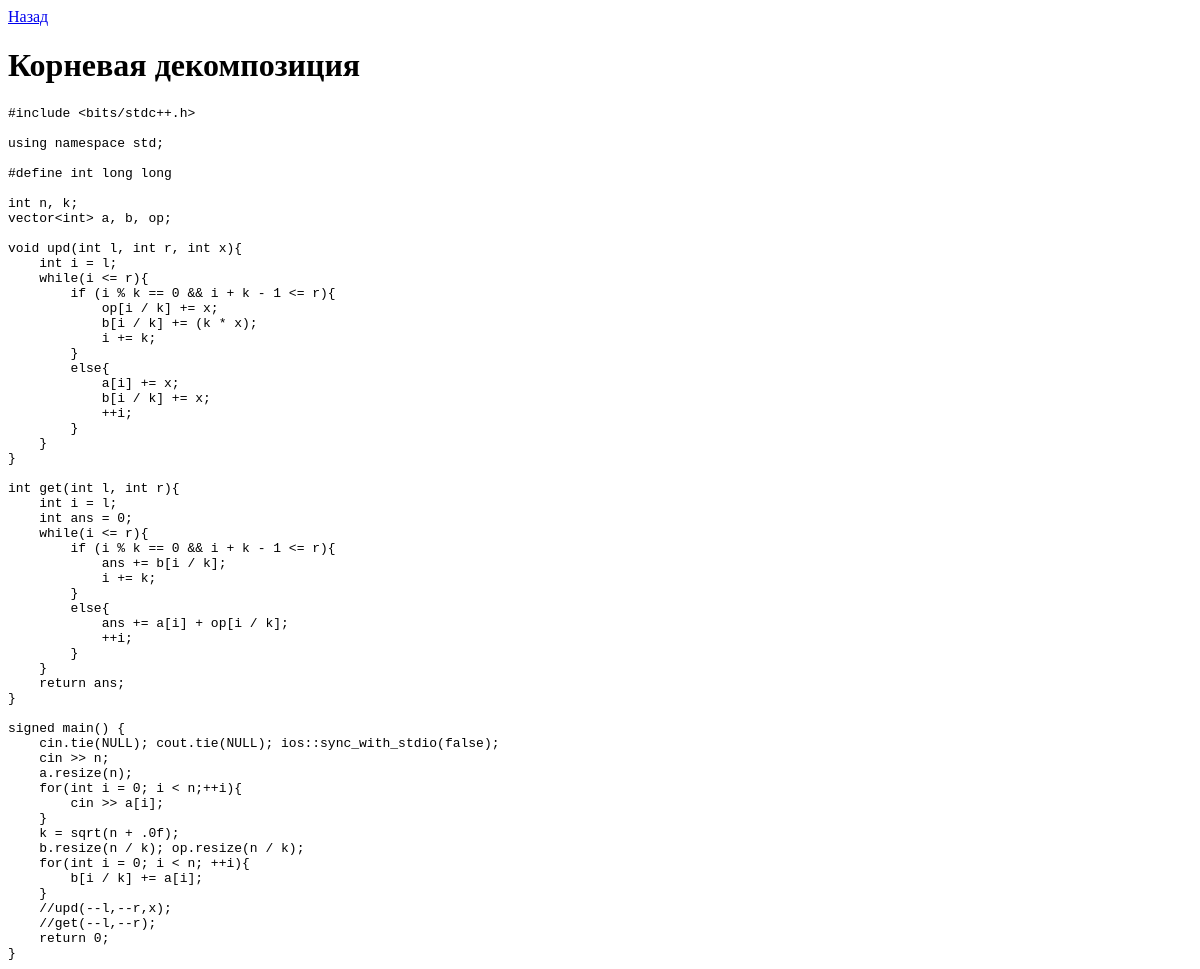
/topic/1, run on an earlier commit of the app's database.
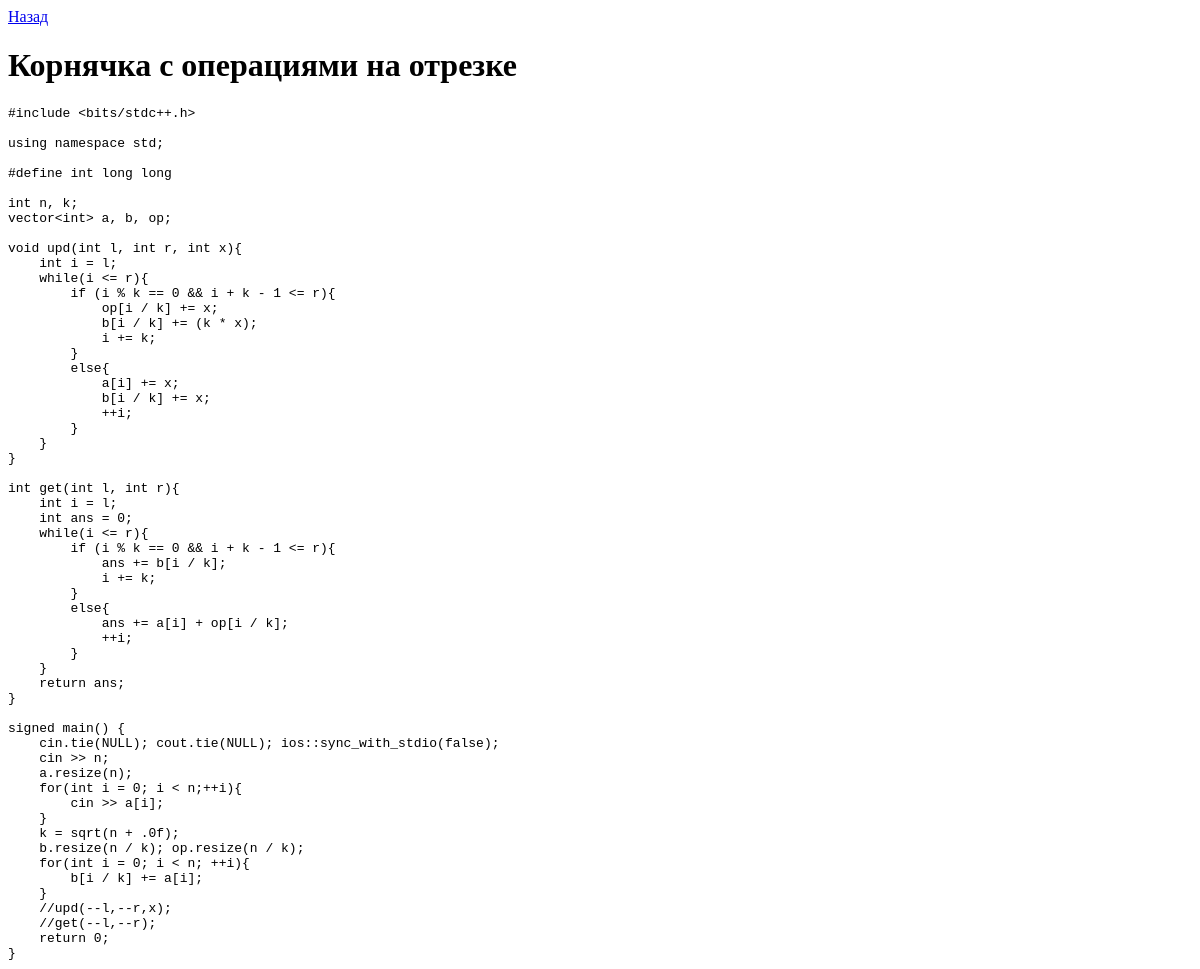
And on a later commit of the database.
### main/models.py (models this page shows, shortened)
class Topic(models.Model):
    name = models.CharField(max_length=60)
    code = models.FileField(upload_to="main/static/")
    chapter = models.ManyToManyField(Chapter)

### main/views.py (the view)
# urls.py: path('topic/<int:id>', present_topic),
def present_topic(request, id):
    q = open(Topic.objects.all()[id].code.path, mode='r', encoding="utf-8")
    t = []
    for l in q:
        print(l)
        if (l != '\n'): t.append(l)
        else: t.append(' ')
    print(t)
    return render(request, 'codik.html', context={"code": t, "name": Topic.objects.all()[id].name})

### main/templates/codik.html (shortened to what this page needs)
<!DOCTYPE html>
<head>
</head>
<body>
    <a href="/">Назад</a>
    <h1>{{name}}</h1>
    {%for el in code%}
    <pre>{{el}}</pre>
    {%endfor%}
</body>

### main/templates/codik.html (style rules this page uses)
pre { margin: 0; }

What changed in the data, as far as the page shows it:
removed Topic: name "Корневая декомпозиция"
added Topic: name "Корнячка с операциями на отрезке"
